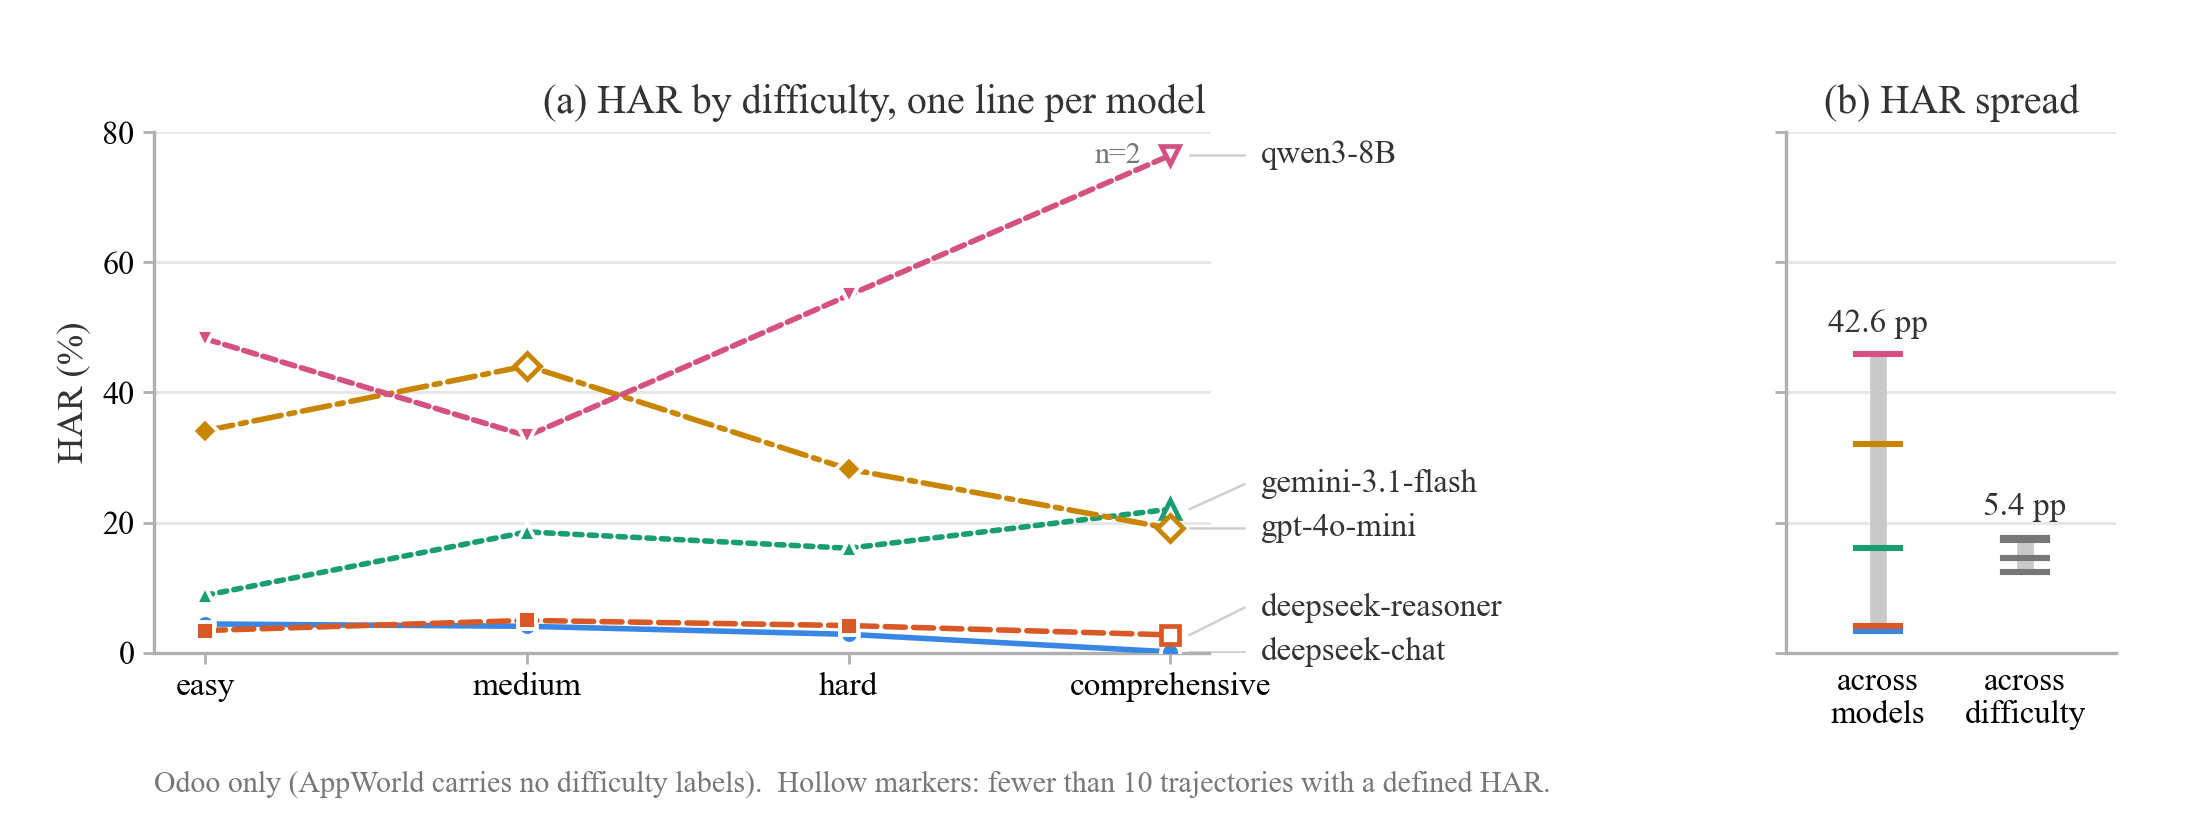

Generate this figure with Python:
#!/usr/bin/env python3
"""Appendix figure + tables: HAR is a property of the model, not of task difficulty.

Odoo only. AppWorld tasks carry no difficulty label, so the difficulty axis
exists in exactly one environment and this figure/table set says so.

Figure
------
(a) One line per model across the four difficulty levels, in benchmark order
    (easy, medium, hard, comprehensive). The point of drawing them separately
    rather than pooled is that the pooled flatness could in principle be an
    averaging artifact -- five steep-but-opposing trends would average flat.
    They are not: the vertical separation between models dwarfs the left-right
    movement within any one of them.
(b) The same claim as two spans on the SAME y scale as (a): the span of the
    five per-model HARs against the span of the four per-difficulty HARs.
    Ticks on each span are the individual marginal values, so (b) also carries
    the pooled-per-difficulty numbers that (a) deliberately leaves out.

Aggregation (must match the paper text and the main results table)
------------------------------------------------------------------
Macro averaging over trajectories, verdict definition. A trajectory is excluded
from a metric when that metric is undefined (blank / NaN); exclusion is
PER-METRIC, not listwise, so a trajectory with a defined r_verdict but a blank
p_verdict still contributes to done-not-said. float('nan') is not None and
NaN != NaN, so the blank test is an explicit math.isnan guard.

    said-not-done = mean_traj(1 - p_verdict)
    done-not-said = mean_traj(1 - r_verdict)
    HAR           = mean_traj(har_verdict)

Range statements ("spread X pp") follow the convention already used in the
appendix table footnotes: the difference of the ROUNDED endpoints, so the
footnote is arithmetic the reader can do on the printed column. Both the
rounded and the unrounded span are printed to stdout.

Regenerate:  python har_by_difficulty.py
"""

from __future__ import annotations

import csv
import math
from pathlib import Path

import matplotlib.pyplot as plt
import numpy as np

# --------------------------------------------------------------------------- #
# Paths
# --------------------------------------------------------------------------- #

OUT_DIR = Path(__file__).resolve().parent
REPO_ROOT = OUT_DIR.parents[2]                     # research/eval_v4/paper_figures -> repo
DATA_DIR = REPO_ROOT / "research" / "appworld_backend"

CSV_PATH = DATA_DIR / "har_trajectories_odoo.csv"

# Extra copy destinations (the LaTeX tree). Skipped silently if absent.
LATEX_FIG_DIR = Path("/Users/maokaifang/Downloads/iclr/iclr2026/figures")
LATEX_TAB_DIR = Path("/Users/maokaifang/Downloads/iclr/iclr2026/tables")

# Appendix figure: one text column wide, and as short as the content allows --
# the submission is over its page limit, so height is the scarce resource.
FIG_W, FIG_H = 5.5, 2.05

DIFFICULTIES = ["easy", "medium", "hard", "comprehensive"]

# Display order = ascending pooled HAR, which happens to be the bottom-to-top
# order of the lines in panel (a), so the reader's eye and the label column agree.
MODELS = [
    ("deepseek-chat", "deepseek-chat"),
    ("deepseek-reasoner", "deepseek-reasoner"),
    ("gemini-3.1-flash", "gemini-3.1-flash"),
    ("gpt-4o-mini", "gpt-4o-mini"),
    ("qwen3-8B", "qwen3-8B"),
]

# A model x difficulty cell with fewer than this many HAR-defined trajectories is
# drawn hollow. The comprehensive column is thin for every model (2-11 defined
# trajectories), and qwen3-8B's comprehensive cell in particular rests on 2 --
# an unmarked filled marker there would read as a steep, well-supported rise.
THIN_N = 10

# --------------------------------------------------------------------------- #
# Style
# --------------------------------------------------------------------------- #

SURFACE = "#FFFFFF"
TEXT = "#333333"
MUTED = "#777777"
GRID = "#E6E6E6"
RULE = "#B0B0B0"

# Categorical slots 1-5 of the documented dataviz palette, in fixed slot order.
# The dark-mode steps of those same five hues are used rather than the light
# ones: on this white surface they clear every one of the six checks including
# contrast (the light steps put aqua/yellow/magenta below 3:1 and would leave a
# relief debt), which matters for hairline strokes in print.
#   node scripts/validate_palette.js \
#     "#3987e5,#d95926,#199e70,#c98500,#d55181" --mode light --surface "#FFFFFF"
#   -> lightness band PASS, chroma floor PASS,
#      CVD separation PASS (worst adjacent dE 8.4 protan, 8.7 tritan),
#      normal-vision floor PASS (worst adjacent dE 19.3), contrast PASS (all >= 3:1)
SERIES_COLOR = {
    "deepseek-chat": "#3987e5",       # slot 1 blue
    "deepseek-reasoner": "#d95926",   # slot 2 orange
    "gemini-3.1-flash": "#199e70",    # slot 3 aqua
    "gpt-4o-mini": "#c98500",         # slot 4 yellow
    "qwen3-8B": "#d55181",            # slot 5 magenta
}

# Hue is the primary identity channel, but this figure is printed and read in
# grayscale, where five hues collapse to five near-identical grays (worst
# grayscale L* gap 0.4). Marker shape, dash pattern and a direct label carry
# identity independently of color, so nothing here is encoded by color alone.
SERIES_MARKER = {
    "deepseek-chat": "o",
    "deepseek-reasoner": "s",
    "gemini-3.1-flash": "^",
    "gpt-4o-mini": "D",
    "qwen3-8B": "v",
}
SERIES_DASH = {
    "deepseek-chat": (0, ()),
    "deepseek-reasoner": (0, (3.6, 1.5)),
    "gemini-3.1-flash": (0, (1.3, 1.3)),
    "gpt-4o-mini": (0, (5.0, 1.4, 1.1, 1.4)),
    "qwen3-8B": (0, (2.4, 1.2)),
}

# --------------------------------------------------------------------------- #
# Aggregation
# --------------------------------------------------------------------------- #


def _num(raw: str | None) -> float | None:
    """Parse a CSV cell to float, mapping blanks and NaN to None.

    float('nan') is not None and NaN != NaN, so an explicit math.isnan guard is
    required -- a plain `if value` or `value is not None` test lets NaN through
    and silently poisons the mean.
    """
    if raw is None:
        return None
    raw = raw.strip()
    if not raw:
        return None
    try:
        value = float(raw)
    except ValueError:
        return None
    return None if math.isnan(value) else value


def _macro(rows, column, transform=lambda x: x):
    """Macro mean over trajectories where `column` is defined, in percent.

    Returns (percent, n_defined). Exclusion is per-metric: a row dropped here
    for a blank p_verdict is still counted by a separate _macro on r_verdict.
    """
    values = [transform(v) for v in (_num(r[column]) for r in rows) if v is not None]
    if not values:
        return float("nan"), 0
    return 100.0 * sum(values) / len(values), len(values)


def _triple(rows):
    """(said-not-done, done-not-said, HAR, n_har) for a row subset, in percent."""
    said, _ = _macro(rows, "p_verdict", lambda x: 1.0 - x)
    done, _ = _macro(rows, "r_verdict", lambda x: 1.0 - x)
    har, n_har = _macro(rows, "har_verdict")
    return said, done, har, n_har


def _rounded_span(values):
    """Span as the reader computes it from a printed column: rounded endpoints.

    The existing appendix footnotes state e.g. "16.0 - 11.6 = 4.4 pp", i.e. the
    difference of the displayed one-decimal values, not of the raw means. Kept
    so the footnote stays checkable against the table above it.
    """
    r = [round(v, 1) for v in values]
    return round(max(r) - min(r), 1)


def load_rows():
    with CSV_PATH.open(newline="") as fh:
        return list(csv.DictReader(fh))


def compute(rows):
    keys = [k for k, _ in MODELS]

    per_model = {k: _triple([r for r in rows if r["model"] == k]) for k in keys}
    per_difficulty = {d: _triple([r for r in rows if r["difficulty"] == d])
                      for d in DIFFICULTIES}

    domains = sorted({r["domain"] for r in rows})
    per_domain = {d: _triple([r for r in rows if r["domain"] == d]) for d in domains}

    tasks_per_difficulty = {
        d: len({r["task_id"] for r in rows if r["difficulty"] == d}) for d in DIFFICULTIES
    }

    grid = {}
    for k in keys:
        for d in DIFFICULTIES:
            sub = [r for r in rows if r["model"] == k and r["difficulty"] == d]
            said, done, har, n_har = _triple(sub)
            grid[(k, d)] = {"har": har, "n_har": n_har, "n_traj": len(sub),
                            "said": said, "done": done}

    return {
        "per_model": per_model,
        "per_difficulty": per_difficulty,
        "per_domain": per_domain,
        "tasks_per_difficulty": tasks_per_difficulty,
        "grid": grid,
    }


def monotone_models(stats):
    """-> {model: 'increasing' | 'decreasing' | None} across the difficulty order.

    Reported honestly rather than used to select what gets drawn: the paper's
    claim is about the aggregate, so a single trending model qualifies the text,
    it does not get smoothed out of the figure.
    """
    out = {}
    for k, _ in MODELS:
        v = [stats["grid"][(k, d)]["har"] for d in DIFFICULTIES]
        if all(v[i] < v[i + 1] for i in range(len(v) - 1)):
            out[k] = "increasing"
        elif all(v[i] > v[i + 1] for i in range(len(v) - 1)):
            out[k] = "decreasing"
        else:
            out[k] = None
    return out


# --------------------------------------------------------------------------- #
# Plot helpers
# --------------------------------------------------------------------------- #


def _declutter(positions, min_gap, lo, hi):
    """Nudge label positions apart, preserving order, staying within [lo, hi]."""
    order = np.argsort(positions)
    out = np.array(positions, dtype=float)
    ordered = out[order]
    for i in range(1, len(ordered)):
        if ordered[i] - ordered[i - 1] < min_gap:
            ordered[i] = ordered[i - 1] + min_gap
    overflow = ordered[-1] - hi
    if overflow > 0:
        ordered -= overflow
    underflow = lo - ordered[0]
    if underflow > 0:
        ordered += underflow
    out[order] = ordered
    return out


def _strip(ax, keep=("bottom", "left")):
    for side in ("top", "right", "left", "bottom"):
        ax.spines[side].set_visible(side in keep)
        if side in keep:
            ax.spines[side].set_color(RULE)
            ax.spines[side].set_linewidth(0.6)


def draw_trends(ax, stats, top, label_x, x_hi):
    keys = [k for k, _ in MODELS]
    names = dict(MODELS)
    x = np.arange(len(DIFFICULTIES), dtype=float)

    ax.set_xlim(-0.16, x_hi)
    ax.set_ylim(0, top)

    # Gridlines drawn by hand so they stop before the direct-label gutter.
    for gy in np.arange(0, top + 1, 20):
        ax.plot([-0.16, x[-1] + 0.12], [gy, gy], color=GRID, linewidth=0.5, zorder=0)

    for k in keys:
        color = SERIES_COLOR[k]
        y = np.array([stats["grid"][(k, d)]["har"] for d in DIFFICULTIES])
        ax.plot(x, y, color=color, linewidth=1.0, linestyle=SERIES_DASH[k],
                zorder=3, solid_capstyle="round", dash_capstyle="round")
        for xi, d in zip(x, DIFFICULTIES):
            cell = stats["grid"][(k, d)]
            thin = cell["n_har"] < THIN_N
            ax.plot(
                [xi], [cell["har"]], linestyle="none", marker=SERIES_MARKER[k],
                markersize=3.4,
                # Filled cells get the surface ring so overlapping marks stay
                # separable; thin cells are hollow, which is the ring inverted.
                markerfacecolor=SURFACE if thin else color,
                markeredgecolor=color if thin else SURFACE,
                markeredgewidth=0.85 if thin else 0.7,
                zorder=4,
            )

    # Direct labels: identity never rests on hue alone (see the grayscale note).
    right_vals = [stats["grid"][(k, DIFFICULTIES[-1])]["har"] for k in keys]
    label_y = _declutter(right_vals, min_gap=0.085 * top, lo=0.0, hi=top)
    for k, ly, val in zip(keys, label_y, right_vals):
        ax.text(label_x, ly, names[k], ha="left", va="center",
                fontsize=5.9, color=TEXT, zorder=6)
        ax.plot([x[-1] + 0.06, label_x - 0.05], [val, ly],
                color="#CFCFCF", linewidth=0.45, zorder=2)

    # The one cell a sceptical reader will fixate on: the largest value in the
    # figure rests on two trajectories, so it is named rather than left to the
    # hollow-marker key.
    qwen = stats["grid"][("qwen3-8B", "comprehensive")]
    # Left of the marker at its own height: the series arrives steeply from
    # below-left, so anything placed under the point lands on the line.
    ax.text(
        x[-1] - 0.09, qwen["har"], f"n={qwen['n_har']}",
        ha="right", va="center", fontsize=5.4, color=MUTED, zorder=6,
    )

    ax.set_xticks(x)
    ax.set_xticklabels(DIFFICULTIES, fontsize=6.0)
    ax.set_yticks(np.arange(0, top + 1, 20))
    ax.tick_params(axis="x", length=2, width=0.5, color=RULE, pad=1.5)
    ax.tick_params(axis="y", length=2, width=0.5, color=RULE, labelsize=5.8, pad=1.5)
    # No x-axis label: the four tick labels are self-evidently difficulty levels
    # and the panel title names the axis, so the line would only cost height.
    ax.set_ylabel("HAR (%)", fontsize=6.6, color=TEXT, labelpad=2.0)
    ax.grid(False)
    _strip(ax, keep=("bottom", "left"))
    ax.spines["left"].set_bounds(0, top)
    ax.spines["bottom"].set_bounds(-0.16, x[-1] + 0.12)
    ax.set_title("(a) HAR by difficulty, one line per model", fontsize=7.2,
                 color=TEXT, pad=3.5)


def draw_spans(ax, stats, top):
    """The same claim as two spans, on the SAME y scale as panel (a).

    One shared scale, no second axis: the two spans are directly comparable to
    each other and to the vertical extent of the lines beside them.
    """
    keys = [k for k, _ in MODELS]

    model_vals = [stats["per_model"][k][2] for k in keys]
    diff_vals = [stats["per_difficulty"][d][2] for d in DIFFICULTIES]

    ax.set_xlim(-0.62, 1.62)
    ax.set_ylim(0, top)

    for gy in np.arange(0, top + 1, 20):
        ax.plot([-0.62, 1.62], [gy, gy], color=GRID, linewidth=0.5, zorder=0)

    specs = [
        (0.0, model_vals, [SERIES_COLOR[k] for k in keys], "across\nmodels"),
        (1.0, diff_vals, [MUTED] * len(diff_vals), "across\ndifficulty"),
    ]
    for xi, vals, colors, _ in specs:
        lo, hi = min(vals), max(vals)
        ax.plot([xi, xi], [lo, hi], color="#C9C9C9", linewidth=3.0,
                solid_capstyle="butt", zorder=2)
        for v, c in zip(vals, colors):
            ax.plot([xi - 0.15, xi + 0.15], [v, v], color=c, linewidth=1.1, zorder=4)
        ax.text(xi, hi + 0.030 * top, f"{_rounded_span(vals):.1f} pp",
                ha="center", va="bottom", fontsize=6.0, color=TEXT, zorder=6)

    ax.set_xticks([s[0] for s in specs])
    ax.set_xticklabels([s[3] for s in specs], fontsize=5.9, linespacing=1.15)
    ax.set_yticks(np.arange(0, top + 1, 20))
    ax.set_yticklabels([])
    ax.tick_params(axis="x", length=0, pad=2.5)
    ax.tick_params(axis="y", length=2, width=0.5, color=RULE)
    ax.grid(False)
    _strip(ax, keep=("bottom", "left"))
    ax.spines["left"].set_bounds(0, top)
    ax.spines["bottom"].set_bounds(-0.62, 1.62)
    ax.set_title("(b) HAR spread", fontsize=7.2, color=TEXT, pad=3.5)


def build(stats):
    plt.rcParams.update(
        {
            "font.family": "serif",
            "font.serif": ["Times New Roman", "Times", "DejaVu Serif"],
            "font.size": 7,
            "axes.unicode_minus": False,
            "pdf.fonttype": 42,
            "ps.fonttype": 42,
            "figure.facecolor": SURFACE,
            "savefig.facecolor": SURFACE,
        }
    )

    ymax = max(stats["grid"][(k, d)]["har"] for k, _ in MODELS for d in DIFFICULTIES)
    # Ceil to a 10 so the axis stops just above the data; the 20-ticks below then
    # land on 0/20/40/60/80. Ceiling to a 20 would leave a fifth of the panel
    # empty, and height is the scarce resource here.
    top = 10 * math.ceil((ymax + 3) / 10)

    # Explicit rectangles, and savefig without bbox_inches="tight", so the
    # emitted canvas is exactly FIG_W x FIG_H -- one text column, no rescaling
    # in LaTeX (\includegraphics[width=\textwidth]).
    fig = plt.figure(figsize=(FIG_W, FIG_H))
    ax_top, ax_h = 0.200, 0.638
    ax_a = fig.add_axes([0.070, ax_top, 0.655, ax_h])
    ax_b = fig.add_axes([0.812, ax_top, 0.150, ax_h])

    draw_trends(ax_a, stats, top, label_x=3.28, x_hi=4.32)
    draw_spans(ax_b, stats, top)

    fig.text(
        0.070, 0.022,
        f"Odoo only (AppWorld carries no difficulty labels).  "
        f"Hollow markers: fewer than {THIN_N} trajectories with a defined HAR.",
        ha="left", va="bottom", fontsize=5.4, color=MUTED,
    )
    return fig


# --------------------------------------------------------------------------- #
# Tables
# --------------------------------------------------------------------------- #

_TABLE_NOTE = """% [H]: appendix-only table, placed exactly where it is written so that it
% follows the section heading and its lead-in sentence.  If this table ever
% moves back into the main text, restore [t].
"""


def domain_table(stats):
    rows = sorted(stats["per_domain"].items(), key=lambda kv: -kv[1][2])
    body = "\n".join(
        f"{name:<16} & {said:.1f} & {done:.1f} & {har:.1f} \\\\"
        for name, (said, done, har, _) in rows
    )
    hars = [v[2] for _, v in rows]
    gaps = [round(v[1], 1) - round(v[0], 1) for _, v in rows]
    return f"""{_TABLE_NOTE}\\begin{{table}}[H]
\\centering
\\caption{{Per-domain halluci-action rates on Odoo, pooled across models (\\%).
Odoo only: AppWorld labels its tasks with a disjoint app taxonomy
(\\texttt{{gmail}}, \\texttt{{venmo}}, \\texttt{{spotify}}, \\ldots) that these business
domains do not span, so the two are not poolable.}}
\\label{{tab:har-by-domain}}
\\begin{{tabular}}{{l c c c}}
\\toprule
\\textbf{{Domain}} & \\textbf{{Said-not-done}} & \\textbf{{Did-not-said}} & \\textbf{{HAR}} \\\\
\\midrule
{body}
\\bottomrule
\\end{{tabular}}

\\vspace{{3pt}}
\\raggedright
\\footnotesize Macro-averaged over trajectories, with a trajectory excluded from a
metric only where that metric is undefined. HAR range: ${min(hars):.1f}$--${max(hars):.1f}\\%$
(spread ${_rounded_span(hars):.1f}$~pp). The reverse gap exceeds the forward gap in every
domain: silent actions dominate over-claiming by ${min(gaps):.1f}$--${max(gaps):.1f}$~pp.
\\end{{table}}
"""


def complexity_table(stats):
    body = "\n".join(
        "{:<14} & {:>2d} & {:.1f} & {:.1f} & {:.1f} \\\\".format(
            d, stats["tasks_per_difficulty"][d], *stats["per_difficulty"][d][:3]
        )
        for d in DIFFICULTIES
    )
    hars = [stats["per_difficulty"][d][2] for d in DIFFICULTIES]
    hi = DIFFICULTIES[int(np.argmax(hars))]
    lo = DIFFICULTIES[int(np.argmin(hars))]
    return f"""{_TABLE_NOTE}\\begin{{table}}[H]
\\centering
\\caption{{Per-complexity-level halluci-action rates on Odoo, pooled across models (\\%).
AppWorld is excluded: its tasks carry no difficulty labels.}}
\\label{{tab:har-by-complexity}}
\\begin{{tabular}}{{l r c c c}}
\\toprule
\\textbf{{Difficulty}} & \\textbf{{Tasks}} & \\textbf{{Said-not-done}} & \\textbf{{Did-not-said}} & \\textbf{{HAR}} \\\\
\\midrule
{body}
\\bottomrule
\\end{{tabular}}

\\vspace{{3pt}}
\\raggedright
\\footnotesize Macro-averaged over trajectories, with a trajectory excluded from a
metric only where that metric is undefined. HAR range: ${min(hars):.1f}$--${max(hars):.1f}\\%$
(spread ${_rounded_span(hars):.1f}$~pp), against ${_rounded_span([stats['per_model'][k][2] for k, _ in MODELS]):.1f}$~pp
across models. HAR does not rise with difficulty---it is highest at \\emph{{{hi}}} and
lowest at \\emph{{{lo}}}, so task complexity is not the driver of halluci-action.
\\end{{table}}
"""


# --------------------------------------------------------------------------- #
# Main
# --------------------------------------------------------------------------- #


def main() -> None:
    rows = load_rows()
    stats = compute(rows)
    keys = [k for k, _ in MODELS]

    print(f"source: {CSV_PATH}  ({len(rows)} trajectories, Odoo only)\n")

    print("-- per model x difficulty, HAR % (n defined / n trajectories) --")
    header = f"{'model':21s}" + "".join(f"{d:>21s}" for d in DIFFICULTIES) + "   monotone?"
    print(header)
    mono = monotone_models(stats)
    for k in keys:
        cells = []
        for d in DIFFICULTIES:
            c = stats["grid"][(k, d)]
            cells.append(f"{c['har']:8.1f} (n={c['n_har']:2d}/{c['n_traj']:2d})")
        print(f"{k:21s}" + "".join(f"{c:>21s}" for c in cells)
              + f"   {mono[k] or 'no'}")

    print("\n-- per model, pooled over difficulty --")
    for k in keys:
        said, done, har, n = stats["per_model"][k]
        print(f"{k:21s} said={said:5.1f} done={done:5.1f} HAR={har:5.1f}  n_har={n}")

    print("\n-- per difficulty, pooled over models --")
    for d in DIFFICULTIES:
        said, done, har, n = stats["per_difficulty"][d]
        print(f"{d:21s} tasks={stats['tasks_per_difficulty'][d]:2d} "
              f"said={said:5.1f} done={done:5.1f} HAR={har:5.1f}  n_har={n}")

    print("\n-- per domain, pooled over models (HAR desc) --")
    for name, (said, done, har, n) in sorted(stats["per_domain"].items(),
                                             key=lambda kv: -kv[1][2]):
        print(f"{name:21s} said={said:5.1f} done={done:5.1f} HAR={har:5.1f}  n_har={n}")

    model_h = [stats["per_model"][k][2] for k in keys]
    diff_h = [stats["per_difficulty"][d][2] for d in DIFFICULTIES]
    dom_h = [v[2] for v in stats["per_domain"].values()]
    print("\n-- spans (rounded-endpoint convention | unrounded) --")
    for label, vals in (("across models", model_h), ("across difficulty", diff_h),
                        ("across domains", dom_h)):
        print(f"{label:21s} {_rounded_span(vals):5.1f} pp | {max(vals) - min(vals):6.3f} pp")

    trending = [k for k in keys if mono[k]]
    print("\n-- monotone across the difficulty order --")
    if trending:
        for k in trending:
            print(f"  {k}: {mono[k]}")
    else:
        print("  none")
    rising = [k for k in trending if mono[k] == "increasing"]
    print(f"  monotonically RISING with difficulty: {', '.join(rising) or 'none'}")

    fig = build(stats)
    fig_targets = [OUT_DIR / "har_by_difficulty.png", OUT_DIR / "har_by_difficulty.pdf"]
    if LATEX_FIG_DIR.is_dir():
        fig_targets.append(LATEX_FIG_DIR / "har_by_difficulty.png")

    print()
    for path in fig_targets:
        # No bbox_inches="tight": the canvas must stay exactly FIG_W x FIG_H.
        kwargs = {"dpi": 400} if path.suffix == ".png" else {}
        fig.savefig(path, **kwargs)
        print(f"wrote {path}")
    plt.close(fig)

    tables = {"HAR_by_domain.tex": domain_table(stats),
              "HAR_by_complexity.tex": complexity_table(stats)}
    for name, text in tables.items():
        for directory in (d for d in (LATEX_TAB_DIR,) if d.is_dir()):
            (directory / name).write_text(text)
            print(f"wrote {directory / name}")


if __name__ == "__main__":
    main()
